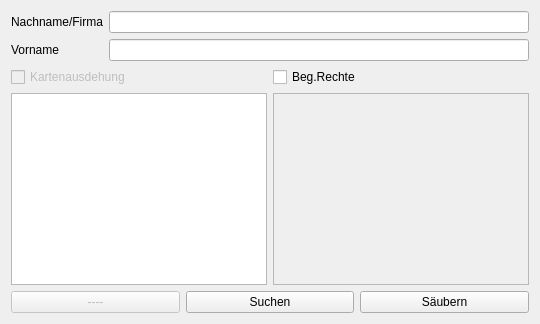
          <widget class="QWidget" name="tab_eigentuemer">
           <attribute name="title">
            <string>Eigentümer</string>
           </attribute>
           <layout class="QVBoxLayout" name="verticalLayout_6">
            <item>
             <layout class="QGridLayout" name="gridLayout_3">
              <item row="0" column="0">
               <widget class="QLabel" name="label_9">
                <property name="text">
                 <string>Nachname/Firma</string>
                </property>
               </widget>
              </item>
              <item row="0" column="1">
               <widget class="QLineEdit" name="lineEdit_nachname"/>
              </item>
              <item row="1" column="0">
               <widget class="QLabel" name="label_10">
                <property name="text">
                 <string>Vorname</string>
                </property>
               </widget>
              </item>
              <item row="1" column="1">
               <widget class="QLineEdit" name="lineEdit_vorname"/>
              </item>
             </layout>
            </item>
            <item>
             <layout class="QHBoxLayout" name="horizontalLayout_8">
              <item>
               <widget class="QCheckBox" name="cb_clip_to_extent">
                <property name="enabled">
                 <bool>false</bool>
                </property>
                <property name="text">
                 <string>Kartenausdehung</string>
                </property>
               </widget>
              </item>
              <item>
               <widget class="QCheckBox" name="cb_3rd_beg_recht">
                <property name="text">
                 <string>Beg.Rechte</string>
                </property>
               </widget>
              </item>
             </layout>
            </item>
            <item>
             <layout class="QHBoxLayout" name="horizontalLayout_9">
              <item>
               <widget class="QListWidget" name="listWidget_eigentum_alle"/>
              </item>
              <item>
               <widget class="QListWidget" name="listWidget_eigentum_3rd_recht">
                <property name="enabled">
                 <bool>false</bool>
                </property>
               </widget>
              </item>
             </layout>
            </item>
            <item>
             <layout class="QHBoxLayout" name="horizontalLayout_10">
              <item>
               <widget class="QPushButton" name="pushButton_dummy">
                <property name="enabled">
                 <bool>false</bool>
                </property>
                <property name="text">
                 <string>----</string>
                </property>
               </widget>
              </item>
              <item>
               <widget class="QPushButton" name="pb_find_person">
                <property name="text">
                 <string>Suchen</string>
                </property>
               </widget>
              </item>
              <item>
               <widget class="QPushButton" name="pb_clear_eigentum">
                <property name="text">
                 <string>Säubern</string>
                </property>
               </widget>
              </item>
             </layout>
            </item>
           </layout>
          </widget>
